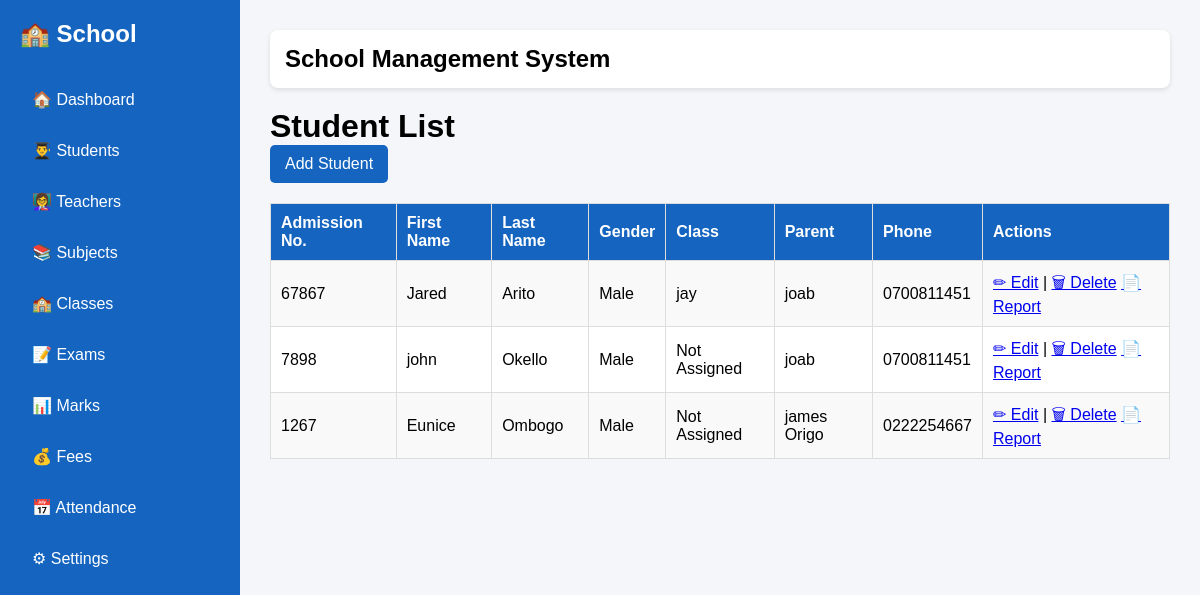
The app's page /students/, older data.
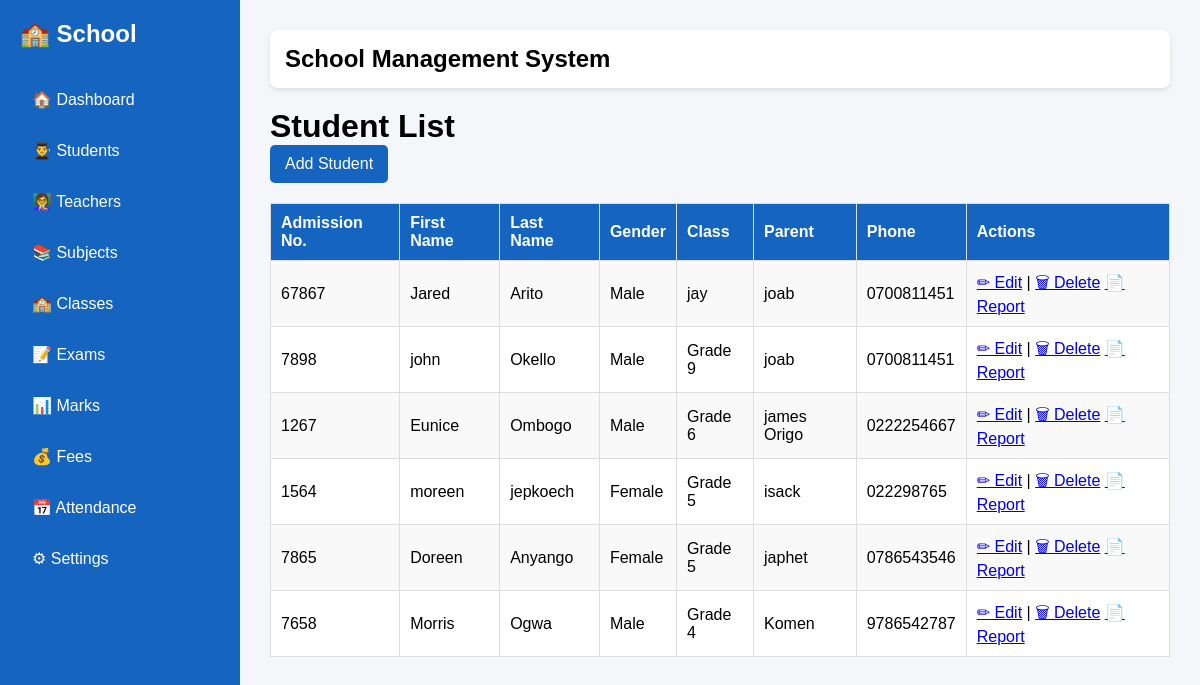
The same page, newer data.
### students/models.py (models this page shows, shortened)
class Student(models.Model):
    admission_number = models.CharField(max_length=20, unique=True)
    first_name = models.CharField(max_length=100)
    last_name = models.CharField(max_length=100)
    gender = models.CharField(
        max_length=10,
        choices=[
            ("Male", "Male"),
            ("Female", "Female"),
        ],
    )
    date_of_birth = models.DateField()
    school_class = models.ForeignKey(
        SchoolClass,
        on_delete=models.SET_NULL,
        null=True,
        blank=True,
        related_name="students",
    )
    parent_name = models.CharField(max_length=100)
    phone = models.CharField(max_length=20)

class SchoolClass(models.Model):
    name = models.CharField(max_length=50, unique=True)
    class_teacher = models.ForeignKey(
        Teacher,
        on_delete=models.SET_NULL,
        null=True,
        blank=True,
        related_name="class_teacher_for",
    )

### students/views.py (the view)
# urls.py: path("students/", views.student_list, name="student_list"),
def student_list(request):
    students = Student.objects.all()
    return render(request, "students/student_list.html", {
        "students": students
    })

### templates/students/student_list.html (shortened to what this page needs)
{% extends "base.html" %}
{% block content %}
<h1>Student List</h1>
<a class="btn" href="/students/add/">Add Student</a>
<table>
<tr>
    <th>Admission No.</th>
    <th>First Name</th>
    <th>Last Name</th>
    <th>Gender</th>
    <th>Class</th>
    <th>Parent</th>
    <th>Phone</th>
    <th>Actions</th>
</tr>
{% for student in students %}
<tr>
    <td>{{ student.admission_number }}</td>
    <td>{{ student.first_name }}</td>
    <td>{{ student.last_name }}</td>
    <td>{{ student.gender }}</td>
    <td>
    {% if student.school_class %}
        {{ student.school_class.name }}
    {% else %}
        Not Assigned
    {% endif %}
</td>
    <td>{{ student.parent_name }}</td>
    <td>{{ student.phone }}</td>
    <td>
        <a href="{% url 'edit_student' student.id %}">✏ Edit</a> |
        <a href="{% url 'delete_student' student.id %}">🗑 Delete</a>
        <a href="{% url 'student_report' student.id %}">📄 Report</a>
    </td>
</tr>
{% empty %}
<tr>
    <td colspan="8">No students have been added yet.</td>
</tr>
{% endfor %}
</table>
{% endblock %}

### templates/base.html (shortened to what this page needs)
{% load static %}
<!DOCTYPE html>
<html>
<head>
    <link rel="stylesheet" href="{% static 'css/styles.css' %}">
</head>
<body>
<div class="sidebar">
    <h2>🏫 School</h2>
    <a href="/">🏠 Dashboard</a>
    <a href="/students/">👨‍🎓 Students</a>
    <a href="{% url 'teacher_list' %}">👩‍🏫 Teachers</a>
    <a href="{% url 'subject_list' %}">📚 Subjects</a>
    <a href="{% url 'class_list' %}">🏫 Classes</a>
    <a href="{% url 'exam_list' %}">📝 Exams</a>
    <a href="{% url 'mark_list' %}">📊 Marks</a>
    <a href="#">💰 Fees</a>
    <a href="#">📅 Attendance</a>
    <a href="#">⚙ Settings</a>
</div>
<div class="content">
    <div class="topbar">
        <h2>School Management System</h2>
    </div>
    {% block content %}
    {% endblock %}
</div>
</body>
</html>

### static/css/styles.css (style rules this page uses)
* { margin:0; padding:0; box-sizing:border-box; font-family:Arial, sans-serif; }
body { display:flex; background:#f4f6f9; }
.sidebar { width:240px; min-height:100vh; background:#1565c0; color:white; padding:20px; }
.sidebar h2 { margin-bottom:30px; }
.sidebar a { display:block; color:white; text-decoration:none; padding:12px; margin-bottom:8px; border-radius:5px; }
.content { flex:1; padding:30px; }
.topbar { background:white; padding:15px; margin-bottom:20px; border-radius:8px; box-shadow:0 2px 5px rgba(0,0,0,.1); }

### templates/students/student_list.html (style rules this page uses)
table { width:100%; border-collapse:collapse; background:white; }
th, td { border:1px solid #ddd; padding:10px; text-align:left; }
th { background:#1565c0; color:white; }
tr:nth-child(even) { background:#f9f9f9; }
.btn { display:inline-block; margin-bottom:20px; padding:10px 15px; background:#1565c0; color:white; text-decoration:none; border-radius:5px; }

Row changes from the older to the newer data that the page shows:
changed Student "john": school_class.name (not shown) → "Grade 9"; no longer shows "Not Assigned"
changed Student "Eunice": school_class.name (not shown) → "Grade 6"; no longer shows "Not Assigned"
added Student: admission_number "1564", first_name "moreen", last_name "jepkoech", gender "Female", school_class.name "Grade 5", parent_name "isack", phone "022298765"
added Student: admission_number "7865", first_name "Doreen", last_name "Anyango", gender "Female", school_class.name "Grade 5", parent_name "japhet", phone "0786543546"
added Student: admission_number "7658", first_name "Morris", last_name "Ogwa", gender "Male", school_class.name "Grade 4", parent_name "Komen", phone "9786542787"
